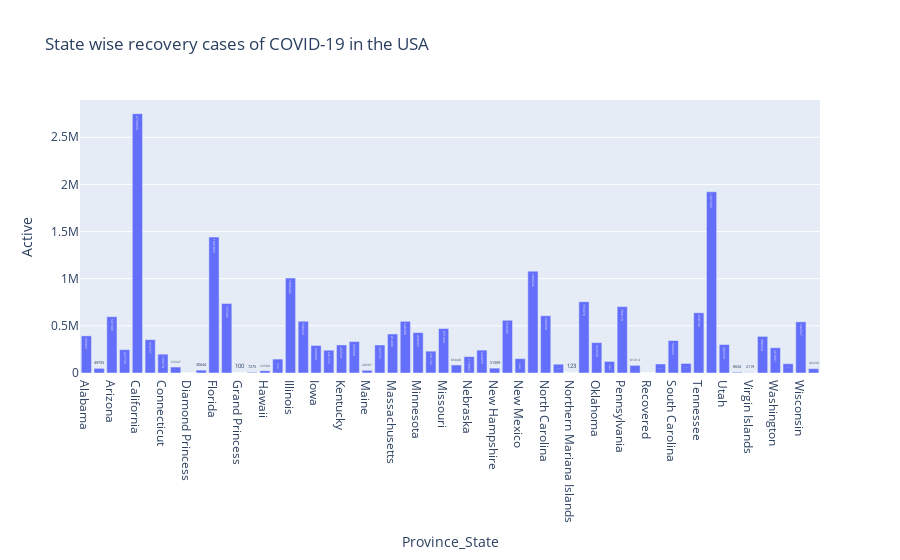

The notebook cell this image was saved under:
### Markdown cell above
### 18. Plot Province/State Wise Active Cases in USA

### Code cell
# Aggregate Active by Province/State
active_cases = usa_data.groupby('Province_State')['Active'].sum().reset_index()

# Plot the data
fig = px.bar(active_cases, x='Province_State', y='Active', text= 'Active', title='State wise recovery cases of COVID-19 in the USA')

# Show the plot
fig.show()

### Figure 1 — Plotly figure (JSON) as saved in the notebook; plotly's stock layout.template omitted (floating-point values rounded to 4 significant figures)
{"data": [{"alignmentgroup": "True", "hovertemplate": "Province_State=%{x}<br>Active=%{text}<extra></extra>", "legendgroup": "", "marker": {"color": "#636efa", "pattern": {"shape": ""}}, "name": "", "offsetgroup": "", "orientation": "v", "showlegend": false, "text": [393851, 49755, 597309, 247736, 2750669, 353757, 199670, 63347, 49, 30644, 1441893, 737395, 100, 7275, 23589, 147707, 1006442, 548634, 292044, 241572, 297521, 333598, 28587, 297162, 414061, 548408, 428682, 231722, 471444, 85048, 173883, 242859, 51509, 559396, 152222, 1080226, 606930, 93206, 123, 756078, 322539, 122873, 704110, 81014, 0, 95552, 344326, 101331, 638746, 1921602, 302333, 8634, 2119, 388334, 267897, 98208, 542567, 46230], "textposition": "auto", "type": "bar", "x": ["Alabama", "Alaska", "Arizona", "Arkansas", "California", "Colorado", "Connecticut", "Delaware", "Diamond Princess", "District of Columbia", "Florida", "Georgia", "Grand Princess", "Guam", "Hawaii", "Idaho", "Illinois", "Indiana", "Iowa", "Kansas", "Kentucky", "Louisiana", "Maine", "Maryland", "Massachusetts", "Michigan", "Minnesota", "Mississippi", "Missouri", "Montana", "Nebraska", "Nevada", "New Hampshire", "New Jersey", "New Mexico", "New York", "North Carolina", "North Dakota", "Northern Mariana Islands", "Ohio", "Oklahoma", "Oregon", "Pennsylvania", "Puerto Rico", "Recovered", "Rhode Island", "South Carolina", "South Dakota", "Tennessee", "Texas", "Utah", "Vermont", "Virgin Islands", "Virginia", "Washington", "West Virginia", "Wisconsin", "Wyoming"], "xaxis": "x", "y": [393851, 49755, 597309, 247736, 2750669, 353757, 199670, 63347, 49, 30644, 1441893, 737395, 100, 7275, 23589, 147707, 1006442, 548634, 292044, 241572, 297521, 333598, 28587, 297162, 414061, 548408, 428682, 231722, 471444, 85048, 173883, 242859, 51509, 559396, 152222, 1080226, 606930, 93206, 123, 756078, 322539, 122873, 704110, 81014, 0, 95552, 344326, 101331, 638746, 1921602, 302333, 8634, 2119, 388334, 267897, 98208, 542567, 46230], "yaxis": "y"}], "layout": {"autosize": true, "barmode": "relative", "legend": {"tracegroupgap": 0}, "title": {"text": "State wise recovery cases of COVID-19 in the USA"}, "xaxis": {"anchor": "y", "autorange": true, "domain": [0, 1], "range": [-0.5, 57.5], "title": {"text": "Province_State"}, "type": "category"}, "yaxis": {"anchor": "x", "autorange": true, "domain": [0, 1], "range": [0, 2895000.0], "title": {"text": "Active"}, "type": "linear"}}}
